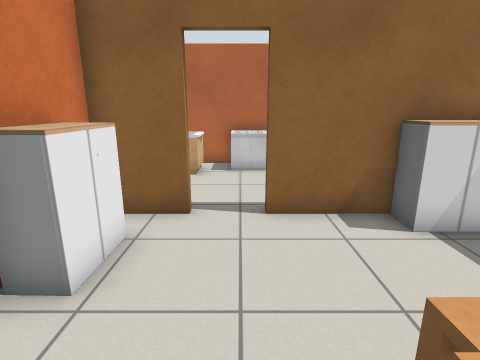
view 1 (above)

22 first-person views from a walk through a Gazebo world. The camera is 1.2 m above the floor, tilts 14° down and sees 80° across. The floor is counted in squares, 0.5 m on a side. Each view is taken from the middle of a square. On the plan, view 1 faces up. The plan holds only what a view shows up to about 18 squares ahead; the rest is blank. The robots in the file are not drawn. Gazebo's built-in surfaces are drawn with simple patterns. Simple shapes stand in for some stock models. Some surface patterns are stand-ins.

view 2
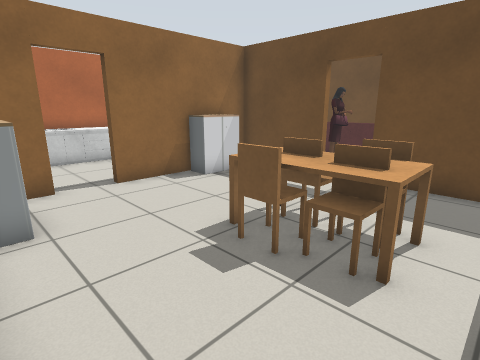

view 3
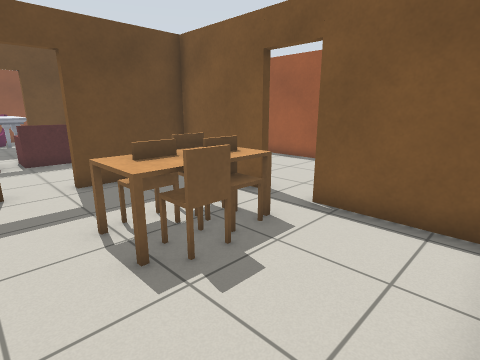

view 4
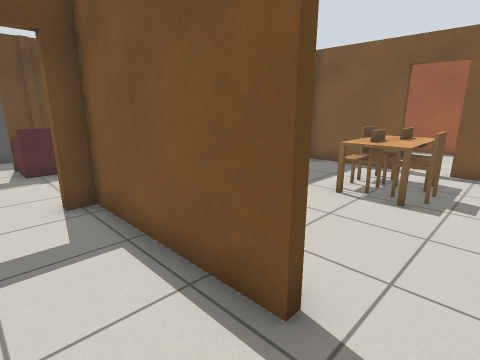

view 5
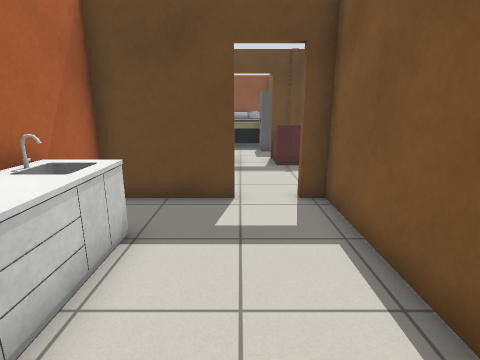

view 6
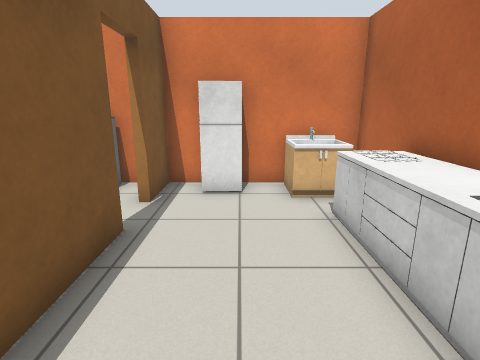

view 7
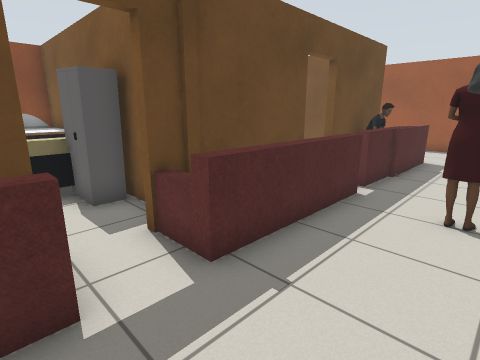

view 8
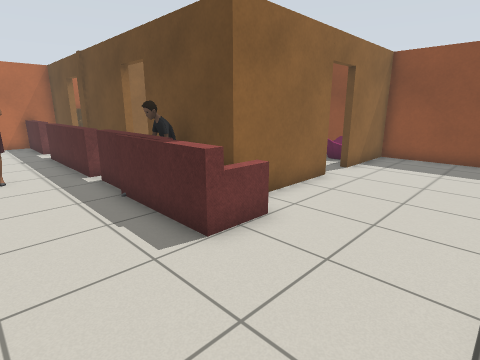

view 9
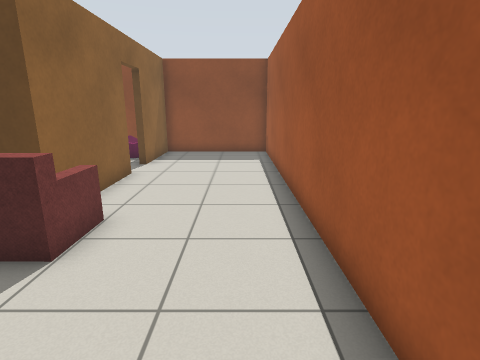

view 10
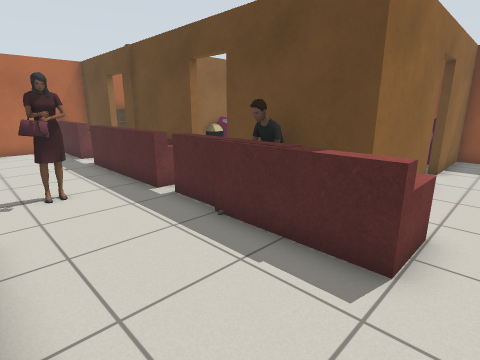

view 11
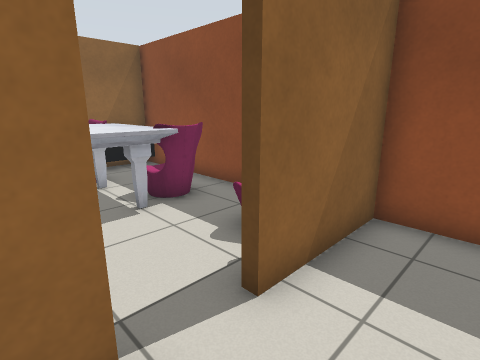

view 12
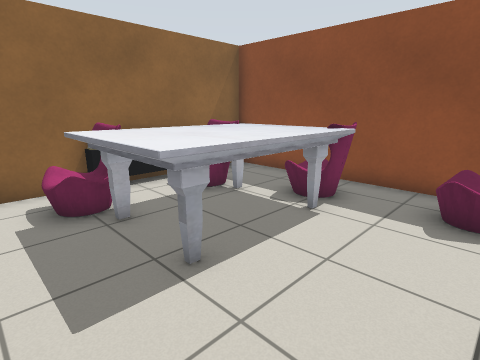

view 13
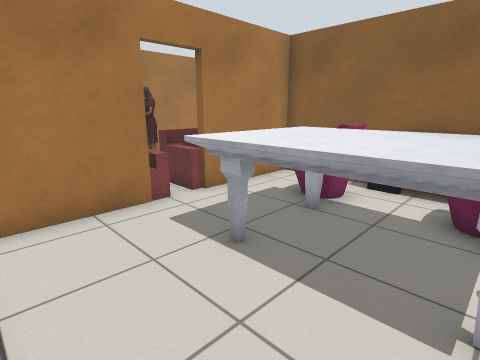

view 14
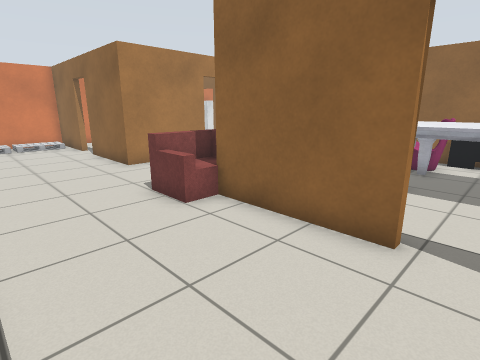

view 15
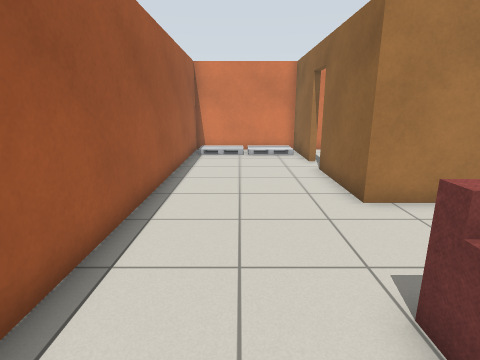

view 16
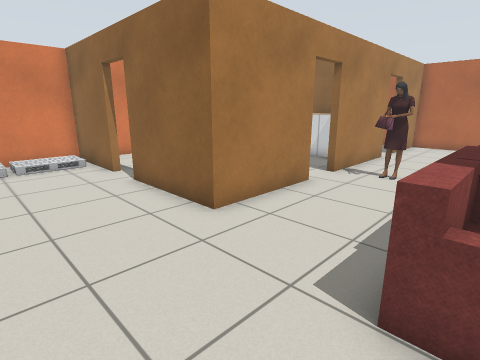

view 17
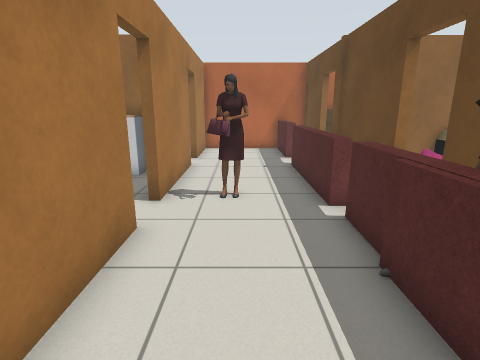

view 18
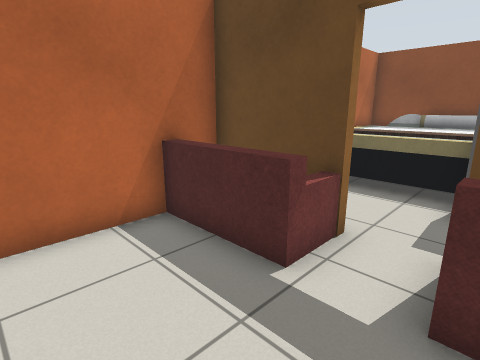

view 19
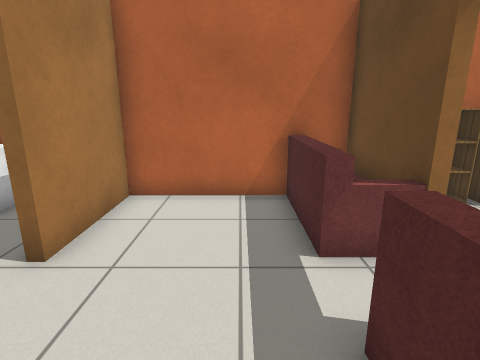

view 20
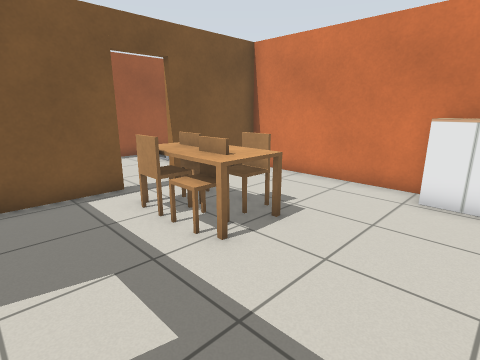

view 21
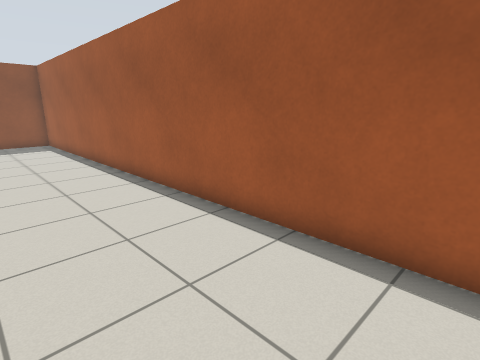

view 22
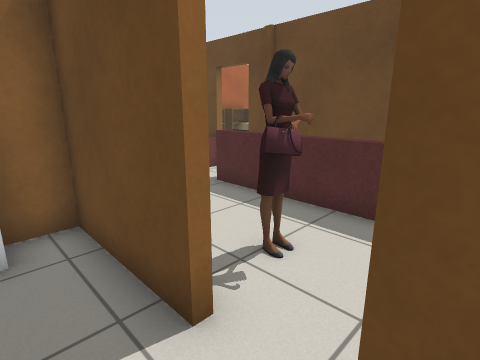

### Floor plan
Points are (right, up) in squares from view 1. A wall is a line through its corners. A room is listed if a view was taken in it or the views show most of it. See-through windows are left out.
Room 1 (views 1, 2, 3, 20, 22)
walls: (2.5, -3.5) (6.6, -3.5) (6.6, 0.6); (-3.3, 3.6) (-3.3, -3.5) (0.8, -3.5); (-1.2, 6.3) (-3.3, 6.3) (-3.3, 5.4); (3.2, 6.3) (0.6, 6.3); (6.6, 2.3) (6.6, 6.3) (5.6, 6.3)
ways out: open door at (-0.5, 6.5) to room 2; open door at (1.5, -4) to room 3; open door at (7, 1.5) to room 3
objects: cabinet (-3, 4) to (-2, 5); dining table (1, -2) to (3, -2); chair (1, -1) to (2, -1); chair (1, 0) to (1, 1); chair (2, 0) to (3, 0); dining table (2, 1); chair (3, -1); cabinet (4, 6) to (5, 6)
Room 2 (views 4, 5, 6)
walls: (0.6, 6.6) (6.6, 6.6); (-3.3, 10.5) (-3.3, 9.4); (-3.3, 6.6) (-1.2, 6.6); (6.6, 9.1) (6.6, 12.8); (6.9, 12.8) (-3.3, 12.8)
ways out: open door at (-0.5, 6.5) to room 1; open door at (7, 8.5) to room 3
objects: fridge (-3, 8) to (-2, 9); sink (-3, 11) to (-2, 12); counter (0, 11) to (4, 12)
Room 3 (views 7, 8, 9, 10, 11, 12, 13, 14, 15, 16, 17, 18, 19, 21)
walls: (13.2, -0.5) (13.2, -2.8); (15.4, -3.5) (16.6, -3.5); (12.9, 2.4) (12.9, 7.5); (6.9, 0.6) (6.9, -3.9) (2.5, -3.9); (17.8, -3.9) (12.9, -3.9) (12.9, -0.4); (13.2, 6.5) (13.2, 2.4); (15.6, 6.3) (12.8, 6.3); (6.9, 7.4) (6.9, 2.3); (0.8, -3.9) (-3.3, -3.9) (-3.3, -9.6) (23.4, -9.5) (23.4, -3.9) (19.4, -3.9); (23.4, -2.8) (23.3, 5.4); (12.9, 12.4) (12.9, 12.8) (6.9, 12.8) (6.9, 9.1)
ways out: open door at (1.5, -4) to room 1; open door at (7, 1.5) to room 1; open door at (7, 8.5) to room 2; open door at (13, 8.5) to room 4; open door at (18.5, -4)
objects: person (8, 2) to (9, 3); sofa (11, -5) to (13, -1); sofa (12, -2); sofa (12, 0) to (13, 1); sofa (12, 2) to (13, 2); sofa (12, 3) to (12, 4); sofa (12, 5) to (13, 5); sofa (12, 6) to (12, 7); sofa (12, 10) to (13, 13); sofa (15, 4) to (17, 5); marble table (16, 0) to (21, 4); sofa (19, 4) to (20, 5); sofa (21, -3) to (22, -2); sofa (21, 0) to (22, 2)
Room 4 (no view inside)
walls: (18.6, 12.8) (14.2, 12.8); (14.8, 6.6) (15.5, 6.6); (23.4, 12.8) (21.2, 12.8)
ways out: open door at (13, 8.5) to room 3
objects: bookshelf (14, 12) to (15, 12); cabinet (16, 7) to (17, 8); bookshelf (16, 12) to (18, 12); bed (17, 6) to (23, 12)

Where each view was taken, in squares from view 1:
view 1: 0 up, 0 right, facing up
view 2: 3 down, 3 left, facing up-right
view 3: 3 up, 3 left, facing down-right
view 4: 9 up, 1 left, facing down-right
view 5: 9 up, 1 left, facing right
view 6: 9 up, 6 right, facing left
view 7: 10 up, 8 right, facing down-right
view 8: 9 down, 8 right, facing up-right
view 9: 8 down, 7 right, facing right
view 10: 6 down, 7 right, facing up-right
view 11: 6 down, 17 right, facing up-right
view 12: 3 down, 14 right, facing up-right
view 13: 3 down, 20 right, facing up-left
view 14: 9 down, 19 right, facing up-left
view 15: 7 down, 14 right, facing left
view 16: 8 down, 12 right, facing up-left
view 17: 5 down, 9 right, facing up
view 18: 7 up, 8 right, facing up-right
view 19: 5 up, 10 right, facing up
view 20: 5 up, 6 right, facing down-left
view 21: 5 down, 1 right, facing down-right
view 22: 0 up, 5 right, facing up-right
